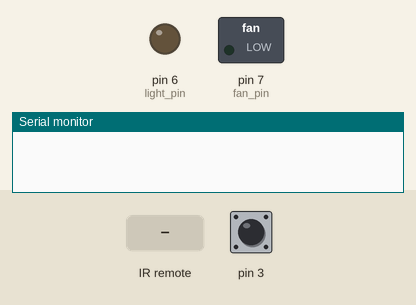
The sketch below on a simulated Arduino Uno, built with avr-gcc and run on an emulated ATmega328P. Parts: switched loads named in the sketch (green lamp = pin HIGH), output pins drawn as LEDs (lit = HIGH), the last lines printed to the serial monitor. The test bench sets the inputs (shaded band); at power-on: pin 3 HIGH.

Above: at 1.2 s.
1.3 s: pin 3 driven LOW
At 2.3 s:
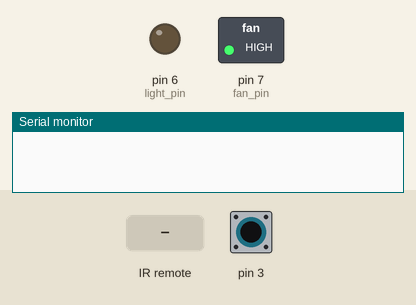
2.8 s: infrared code 0x1FE807F received
4.3 s: infrared code 0x1FE48B7 received
5.8 s: infrared code 0x1FE58A7 received
7.3 s: pin 3 pulsed HIGH 2 times (0.12 s each, 0.3 s apart)
At 7.7 s:
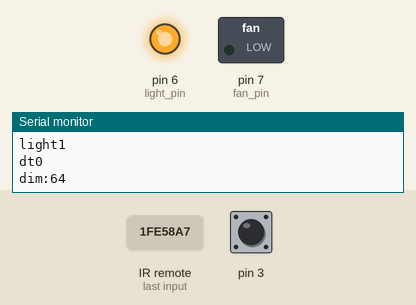
9.4 s: infrared code 0x1FE48B7 received
At 9.8 s:
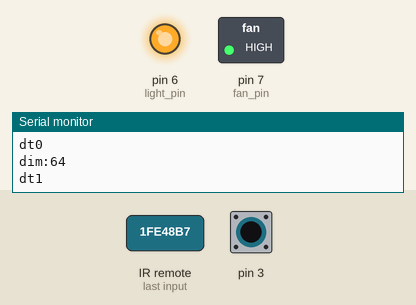
Timing chart, 0 to 11.9 s (numbered marks = the images above; inputs shaded):
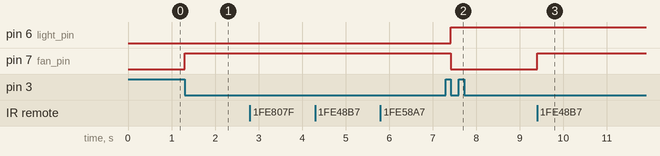

The sketch:

Main_code.ino
```cpp
#include  <TimerOne.h>
#include <IRremote.h>
#define irPin 11
IRrecv irrecv(irPin);
decode_results results;

volatile int i=0;               // Variable to use as a counter volatile as it is in an interrupt
volatile boolean zero_cross=0;  // Boolean to store a "switch" to tell us if we have crossed zero
int fan_pin = 7;                // Output to Opto Triac
int light_pin = 6;
int dim = 0;                    // Dimming level (0-128)  0 = on, 128 = 0ff
int inc=64;

int limit = 256;
// counting up or down, 1=up, -1=down
boolean dt = 1;
int light = 0;
int freqStep = 75;    // This is the delay-per-brightness step in microseconds.
                      // For 60 Hz it should be 65
// It is calculated based on the frequency of your voltage supply (50Hz or 60Hz)
// and the number of brightness steps you want.
//
// Realize that there are 2 zerocrossing per cycle. This means
// zero crossing happens at 120Hz for a 60Hz supply or 100Hz for a 50Hz supply.

// To calculate freqStep divide the length of one full half-wave of the power
// cycle (in microseconds) by the number of brightness steps.
//
// (120 Hz=8333uS) / 128 brightness steps = 65 uS / brightness step
// (100Hz=10000uS) / 128 steps = 75uS/step

void setup() {
  // Begin setup
   irrecv.enableIRIn();
   Serial.begin(9600);
  pinMode(fan_pin, OUTPUT);                          // Set the Triac pin as output
    pinMode(light_pin, OUTPUT);                          // Set the Triac pin as output
  attachInterrupt(1, zero_cross_detect, FALLING);    // Attach an Interupt to Pin 2 (interupt 0) for Zero Cross Detection
  Timer1.initialize(freqStep);                      // Initialize TimerOne library for the freq we need
  Timer1.attachInterrupt(dim_check, freqStep);

}
void remote()
{
     if (irrecv.decode(&results)) {

      switch (results.value) {
         case 0x1FE807F:{
            light=!light;
            Serial.print("light");
            Serial.println(light);
            break;
         }

         case 0x1FE48B7:{
            dt=!dt;
            Serial.print("dt");
            Serial.println(dt);
            break;
         }
         case 0x1FE58A7:{
         dim=dim+inc;
         if((dim>=256))
         {
          dim=256;}
          Serial.print("dim:");
          Serial.println(dim);
         }
            break;

         case 0x1FE7887:
         {dim=dim-inc  ;
         if((dim<0))
         {
          dim=0;}
          Serial.print("dim:");
          Serial.println(dim);
         }
         break;


      }
   irrecv.resume();
   }
}

void zero_cross_detect() {
  zero_cross = true;               // set the boolean to true to tell our dimming function that a zero cross has occured
  i=0;
  digitalWrite(fan_pin, LOW);       // turn off TRIAC (and AC)
  digitalWrite(light_pin, light);       // turn off TRIAC (and AC)
}

// Turn on the TRIAC at the appropriate time
void dim_check() {
if(dt){
  if(zero_cross == true) {
    if(i>=dim) {
      digitalWrite(fan_pin, HIGH); // turn on light
      i=0;  // reset time step counter
      zero_cross = false; //reset zero cross detection
    }
    else {
      i++; // increment time step counter
   }
  }
 }
}


void loop()
{
  remote();
}
```

Measured:
- after the input at 1.3 s, pin 7 (fan_pin): LOW → HIGH at once
- after the input at 7.3 s, pin 6 (light_pin): LOW → HIGH after 0.12 s; pin 7 (fan_pin): HIGH → LOW after 0.12 s
- after the input at 9.4 s, pin 7 (fan_pin): LOW → HIGH at once
